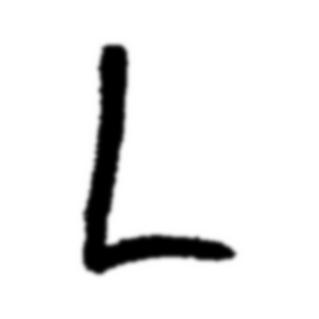
#> input picture data/unclassified/24_IMG_20210425_151431__01.jpg, 319 x 319 px, given as the content of the folder ./data/raw_images, which was not available
$ python crop.py   (older library calls are emulated)
#> lines starting #> are read from the running program, lines starting #| are printed output that depends on the picture; after the words box and inside, x2 and y2 are one past the last pixel; in counts of white or black regions, pixels touching at a corner belong together; pictures that were not available may be replaced by others from this repository, and a replacement may not be noted
'''
Reference: 16720 Computer Vision S21 HW5
'''

import os
import warnings

import cv2
import matplotlib.patches
import matplotlib.pyplot as plt
import numpy as np
import scipy.io
import skimage
import skimage.color
import skimage.filters
import skimage.io
import skimage.measure
import skimage.morphology
import skimage.restoration
import skimage.segmentation


warnings.simplefilter(action='ignore', category=FutureWarning)
warnings.simplefilter(action='ignore', category=UserWarning)
# takes a color image
# returns a list of bounding boxes and black_and_white image


def findLetters(image):
    bboxes = []
    bw = None
    sigma_est = skimage.restoration.estimate_sigma(image, multichannel=False)
#> sigma_est = 1.14e-33
    im2 = skimage.restoration.denoise_wavelet(
        image, 3*sigma_est, multichannel=True)
    grey = skimage.color.rgb2gray(image)
    thresh = skimage.filters.threshold_otsu(grey)
#> thresh = 0.533
    binary = (grey < thresh)  # .astype(np.float)
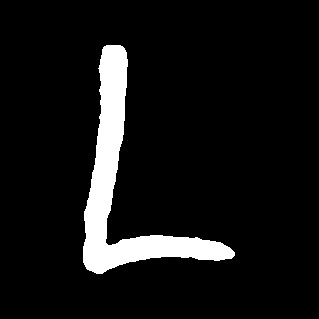
#> binary: shape (319, 319) bool; 8.1% white; 1 white region, box (x1, y1, x2, y2) and area: (83, 45, 235, 274) 8212
    sem = skimage.morphology.square(7)
    open2 = skimage.morphology.closing(binary, sem)
#> open2: shape (319, 319) bool; 8.1% white; 1 white region, box (x1, y1, x2, y2) and area: (83, 45, 235, 274) 8250
    opened = skimage.segmentation.clear_border(open2)
    labels = skimage.measure.label(opened)

    for region in skimage.measure.regionprops(labels):
        if region.area >= 100:
            bboxes.append(region.bbox)
#> this loop made 1 pass
#> after the loop, bboxes = [(45, 83, 274, 235)]
    bw = 1.0-binary
    bw = skimage.morphology.erosion(bw, skimage.morphology.square(3))
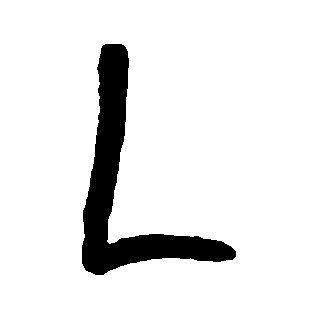
#> bw: shape (319, 319) float64; values 0 (black) and 1 (white), 91.1% white; 1 black region, box (x1, y1, x2, y2) and area: (82, 44, 236, 275) 9072
    return bboxes, bw


for img in os.listdir('./data/raw_images'):
    im1 = skimage.img_as_float(
        skimage.io.imread(os.path.join('./data/raw_images', img)))
    bboxes, bw = findLetters(im1)
#> bboxes = [(45, 83, 274, 235)]

    # [13 lines of commented-out code are left out]
    for idx, bbox in enumerate(bboxes):
        minr, minc, maxr, maxc = bbox
        h, w = maxr-minr, maxc-minc
        crop = bw[minr:maxr + 1, minc:maxc+1]
        p = (np.maximum(h, w)-np.array([h, w]))//2+np.maximum(h, w)//5

        # pad
        val = np.amax(crop)
        crop = np.pad(crop, ((p[0], p[0]), (p[1], p[1])), 'constant',
                      constant_values=((val, val), (val, val)))

        # blur
        crop = skimage.filters.gaussian(crop, sigma=2)

        # crop = skimage.transform.resize(crop, (32, 32))
        crop = (crop*255).astype(np.uint8)
        skimage.io.imsave("./data/unclassified/"+str(idx)+"_"+img, crop)
        print(img, ":", idx)
#> this loop made 1 pass
#> (minr, minc, maxr, maxc, h, w, val) on pass 1: (45, 83, 274, 235, 229, 152, 1)
#| 24_IMG_20210425_151431__01.jpg : 0
#> pass 1, `crop = bw[minr:maxr + 1, minc:maxc+1]`:
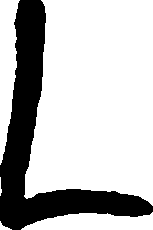
#> crop: shape (230, 153) float64; values 0 (black) and 1 (white), 74.3% white; 1 black region, box (x1, y1, x2, y2) and area: (0, 0, 153, 230) 9036
#> pass 1, `crop = np.pad(crop, ((p[0], p[0]), (p[1], p[1])), 'constant', constant..`:
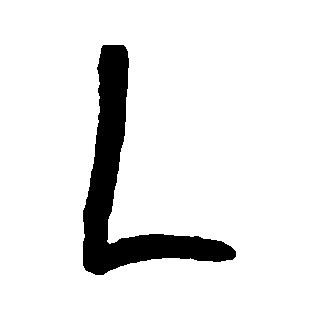
#> crop: shape (320, 319) float64; values 0 (black) and 1 (white), 91.1% white; 1 black region, box (x1, y1, x2, y2) and area: (83, 45, 236, 275) 9036
#> pass 1, `crop = skimage.filters.gaussian(crop, sigma=2)`:
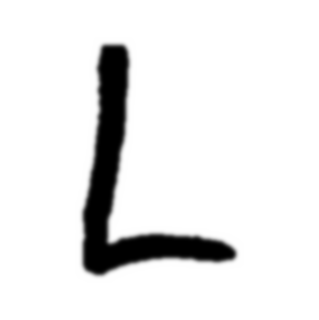
#> crop: shape (320, 319) float64; min 0, max 1, mean 0.911
        # cv2.imshow("crop", crop)
        # cv2.waitKey()

$ run again, on data/unclassified/40_IMG_20210425_151431__01.jpg
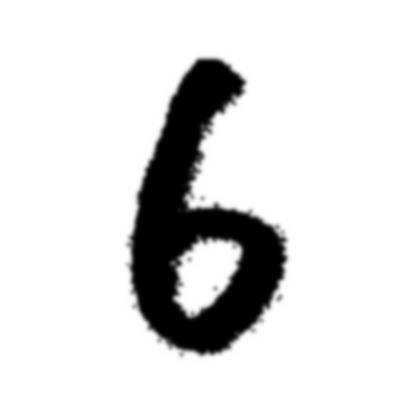
#> input picture data/unclassified/40_IMG_20210425_151431__01.jpg, 414 x 415 px, given as the content of the folder ./data/raw_images, which was not available
#> sigma_est = 1.14e-33
#> thresh = 0.518
#> in findLetters, `binary = (grey < thresh)`:
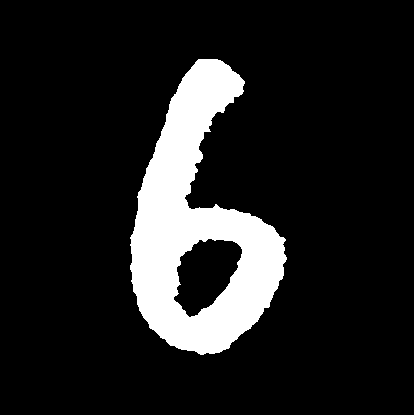
#> binary: shape (415, 414) bool; 13% white; 1 white region, box (x1, y1, x2, y2) and area: (130, 59, 287, 355) 22310
#> open2: shape (415, 414) bool; 13.1% white; 1 white region, box (x1, y1, x2, y2) and area: (130, 59, 287, 355) 22427
#> the loop in findLetters, `for region in skimage.measure.regionprops(labels):` made 1 pass
#> after the loop in findLetters, `for region in skimage.measure.regionprops(labels):`: bboxes = [(59, 130, 355, 287)]
#> the loop `for idx, bbox in enumerate(bboxes):` made 1 pass
#> (minr, minc, maxr, maxc, h, w, p, val) on pass 1: (59, 130, 355, 287, 296, 157, [59, 128], 1)
#> (printed output is left out)
#> pass 1, `crop = skimage.filters.gaussian(crop, sigma=2)`:
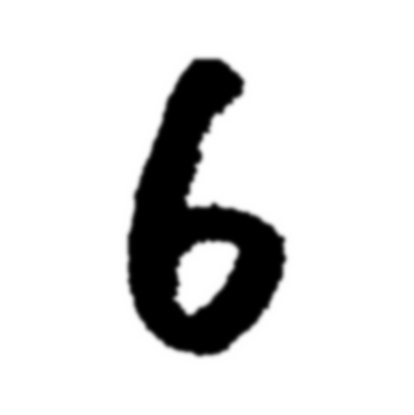
#> crop: shape (415, 414) float64; min 0, max 1, mean 0.862

$ run again, on data/unclassified/45_IMG_20210425_151431__01.jpg
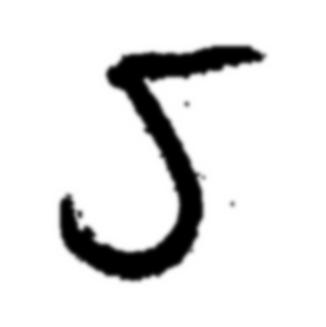
#> input picture data/unclassified/45_IMG_20210425_151431__01.jpg, 326 x 327 px, given as the content of the folder ./data/raw_images, which was not available
#> sigma_est = 1.14e-33
#> thresh = 0.533
#> in findLetters, `binary = (grey < thresh)`:
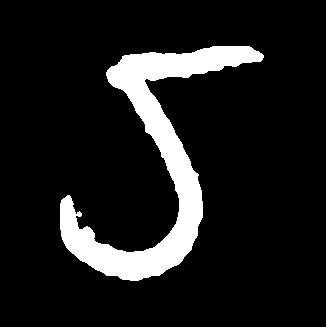
#> binary: shape (327, 326) bool; 11.1% white; 1 white region, box (x1, y1, x2, y2) and area: (60, 46, 264, 281) 11847
#> open2: shape (327, 326) bool; 11.2% white; 1 white region, box (x1, y1, x2, y2) and area: (60, 46, 264, 281) 11903
#> the loop in findLetters, `for region in skimage.measure.regionprops(labels):` made 1 pass
#> after the loop in findLetters, `for region in skimage.measure.regionprops(labels):`: bboxes = [(46, 60, 281, 264)]
#> the loop `for idx, bbox in enumerate(bboxes):` made 1 pass
#> (minr, minc, maxr, maxc, h, w, p, val) on pass 1: (46, 60, 281, 264, 235, 204, [47, 62], 1)
#> (printed output is left out)
#> pass 1, `crop = skimage.filters.gaussian(crop, sigma=2)`:
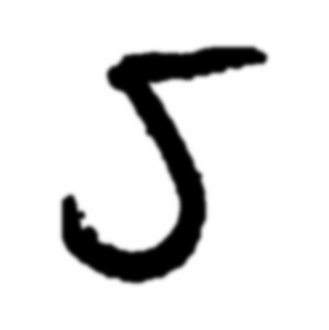
#> crop: shape (330, 329) float64; min 0, max 1, mean 0.88
